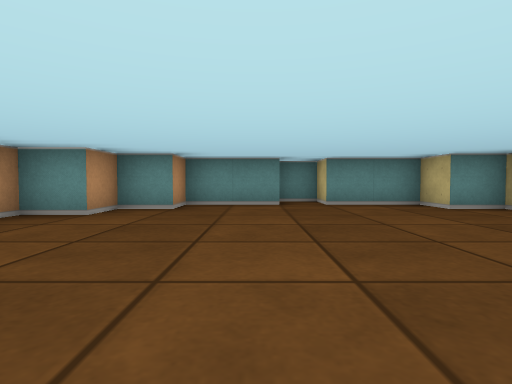
view 1 (above)

12 first-person views from a walk through a cub3D ray-caster map. The camera is about half as high as the walls, tilts 2° down and sees 80° across. The floor is counted in squares. Each view is taken from the middle of a square. On the plan, view 1 faces up. The plan holds only what a view shows up to about 9 squares ahead; the rest is blank.

view 2
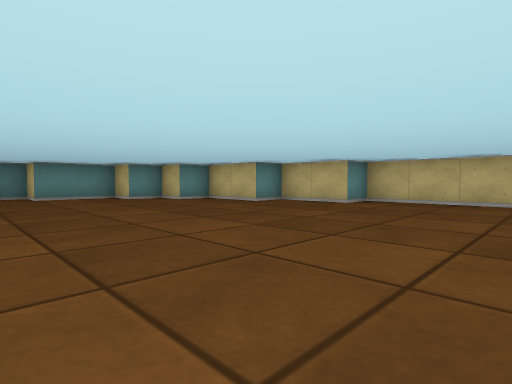

view 3
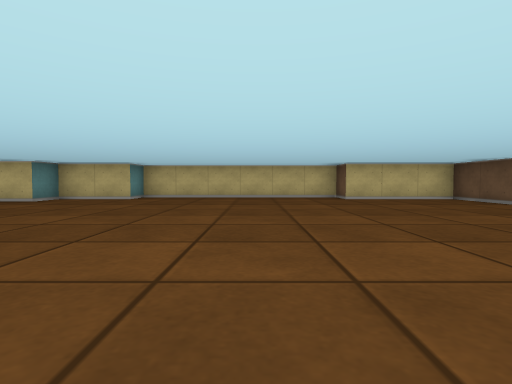

view 4
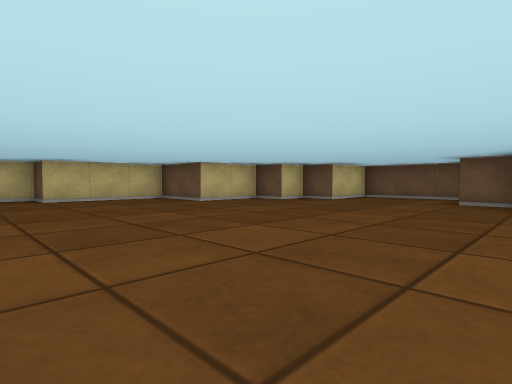

view 5
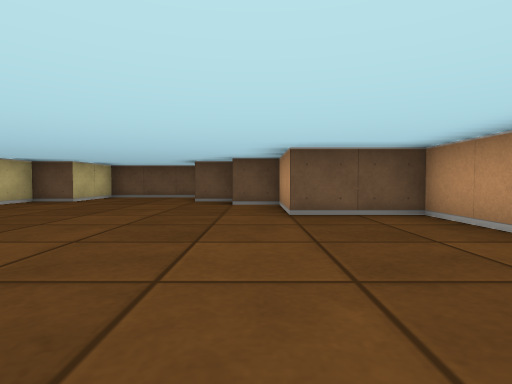

view 6
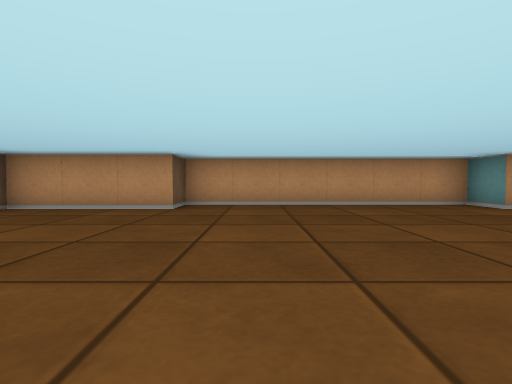

view 7
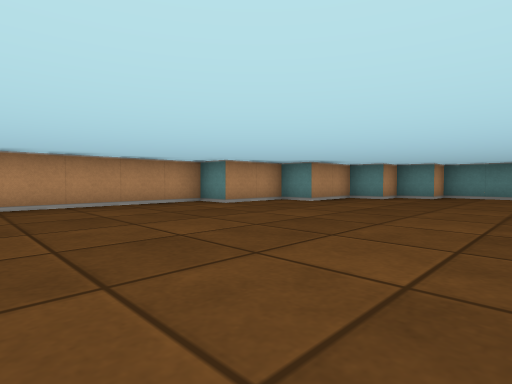

view 8
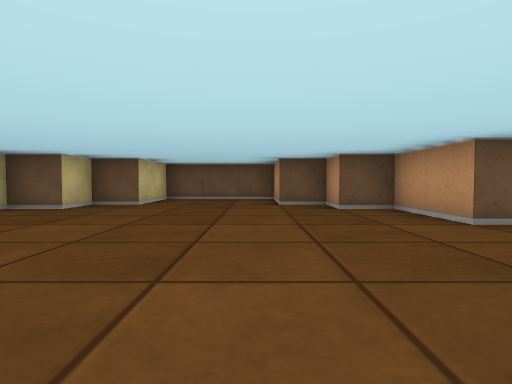

view 9
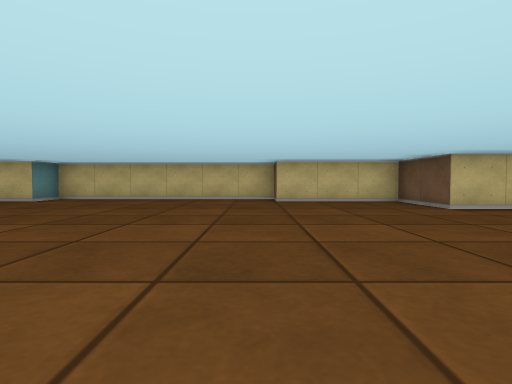

view 10
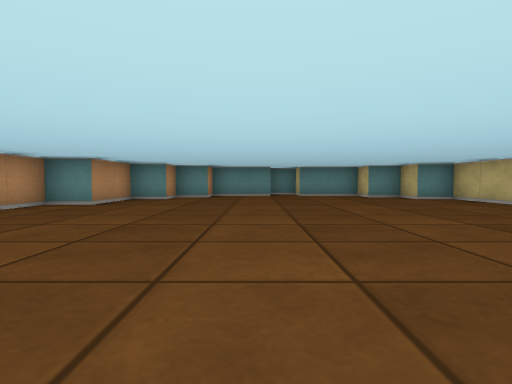

view 11
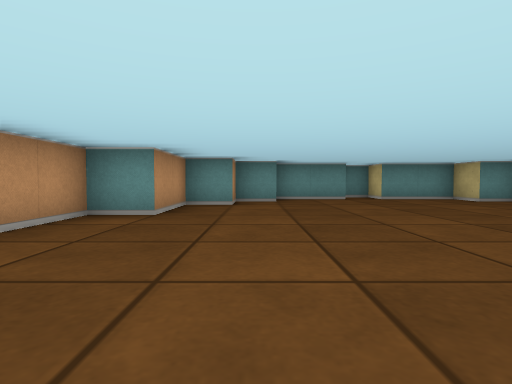

view 12
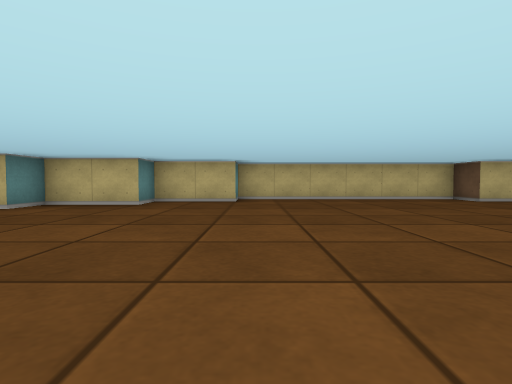

### Floor plan
Points are (right, up) in squares from view 1. A wall is a line through its corners. A room is listed if a view was taken in it or the views show most of it. See-through windows are left out.
Room 1 (views 1, 2, 3, 4, 5, 6, 7, 8, 9, 10, 11, 12)
walls: (0.6, 6.5) (-1.5, 6.5) (-1.5, 5.5) (-2.5, 5.5) (-2.5, 4.5) (-3.5, 4.5) (-3.5, 2.5) (-4.5, 2.5) (-4.5, 0.5) (-5.5, 0.5) (-5.5, -5.5) (-4.5, -5.5) (-4.5, -8.5) (-2.5, -8.5) (-2.5, -10.5) (-1.5, -10.5) (-1.5, -11.5) (-0.5, -11.5) (-0.5, -13.5) (2.5, -13.5) (2.5, -11.5) (3.5, -11.5) (3.5, -10.5) (4.5, -10.5) (4.5, -8.5) (6.5, -8.5) (6.5, -5.5) (7.5, -5.5) (7.5, 0.5) (6.5, 0.5) (6.5, 2.5) (5.5, 2.5) (5.5, 4.5) (4.5, 4.5) (4.5, 5.5) (3.5, 5.5) (3.5, 6.5) (1.5, 6.5) (1.5, 7.5) (0.5, 7.5)

Positions as (right, up) in squares from view 1, and headings:
1: (0, 0), facing up
2: (0, -3), facing up-right
3: (-2, -3), facing right
4: (-2, -4), facing down-right
5: (-2, -4), facing down
6: (1, -4), facing left
7: (1, -4), facing up-left
8: (0, -5), facing down
9: (-1, -5), facing right
10: (0, -4), facing up
11: (-2, -2), facing up
12: (-1, 0), facing right
